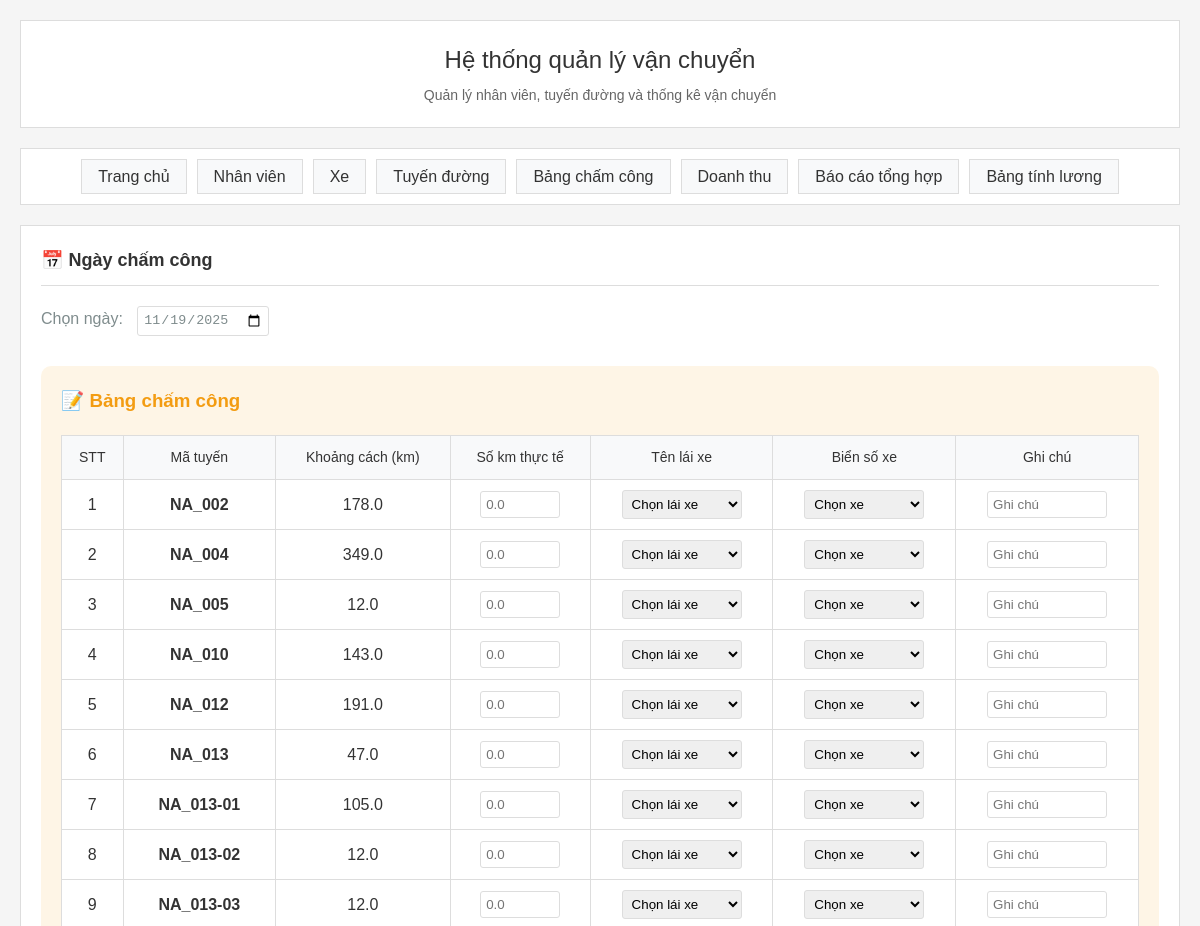
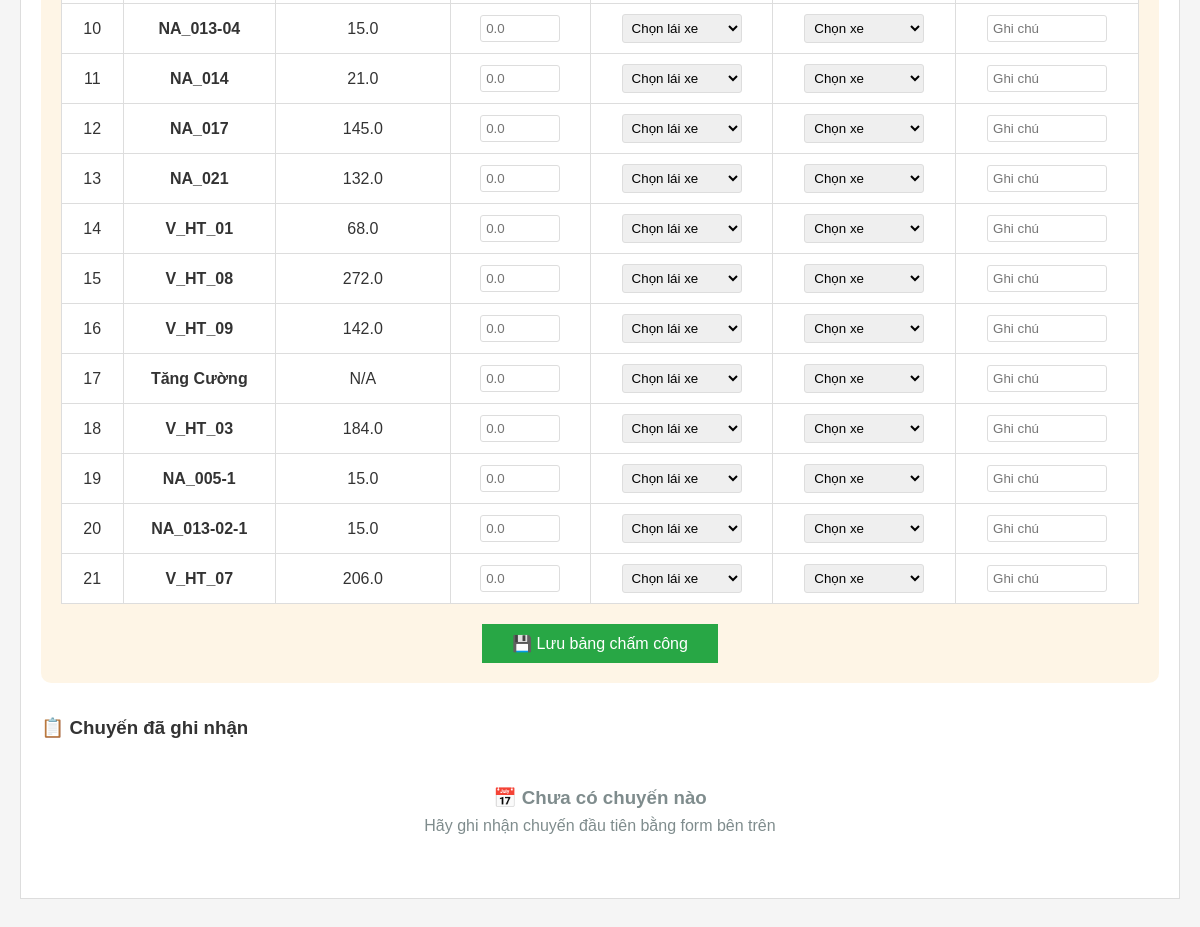
The app's page /daily with its own data (2 pictures, top to bottom).
### main.py (models this page shows)
class Route(Base):
    __tablename__ = "routes"
    id = Column(Integer, primary_key=True, index=True)
    route_code = Column(String, nullable=False)  # NA_002, NA_004, etc.
    route_name = Column(String, nullable=False)
    distance = Column(Float)  # KM/Chuyến
    unit_price = Column(Float)  # Đơn giá
    monthly_salary = Column(Float)  # Lương tuyến/tháng
    vehicle_id = Column(Integer, ForeignKey("vehicles.id"), nullable=True)
    is_active = Column(Integer, default=1)
    status = Column(Integer, default=1)  # 1: Active, 0: Inactive
    created_at = Column(DateTime, default=datetime.utcnow)
    vehicle = relationship("Vehicle", back_populates="routes")
    daily_routes = relationship("DailyRoute", back_populates="route")

### main.py (the view)
@app.get("/daily", response_class=HTMLResponse)
async def daily_page(request: Request, db: Session = Depends(get_db), selected_date: Optional[str] = None):
    routes = db.query(Route).filter(Route.is_active == 1, Route.status == 1).all()
    employees = db.query(Employee).filter(Employee.status == 1).all()
    vehicles = db.query(Vehicle).filter(Vehicle.status == 1).all()
    today = date.today()
    print(f"DEBUG: selected_date parameter = {selected_date}")
    if selected_date:
        try:
            filter_date = datetime.strptime(selected_date, "%Y-%m-%d").date()
            print(f"DEBUG: Parsed filter_date = {filter_date}")
        except ValueError:
            print(f"DEBUG: Invalid date format, using today")
            filter_date = today
    else:
        print(f"DEBUG: No selected_date, using today")
        filter_date = today
    daily_routes = db.query(DailyRoute).filter(DailyRoute.date == filter_date).order_by(DailyRoute.created_at.desc()).all()
    print(f"DEBUG: Routes count: {len(routes)}")
    print(f"DEBUG: Employees count: {len(employees)}")
    print(f"DEBUG: Vehicles count: {len(vehicles)}")
    print(f"DEBUG: Filter date: {filter_date}")
    print(f"DEBUG: Daily routes count: {len(daily_routes)}")
    if vehicles:
        for v in vehicles:
            print(f"DEBUG: Vehicle: {v.license_plate} (ID: {v.id}, Status: {v.status})")
    else:
        print("DEBUG: No vehicles found!")
        all_vehicles = db.query(Vehicle).all()
        print(f"DEBUG: Total vehicles in DB: {len(all_vehicles)}")
        for v in all_vehicles:
            print(f"DEBUG: All Vehicle: {v.license_plate} (ID: {v.id}, Status: {v.status})")
    return templates.TemplateResponse("daily.html", {
        "request": request,
        "routes": routes,
        "employees": employees,
        "vehicles": vehicles,
        "daily_routes": daily_routes,
        "today": today,
        "selected_date": filter_date.strftime('%Y-%m-%d'),
        "filter_date": filter_date
    })

### templates/daily.html (shortened to what this page needs)
{% extends "base.html" %}
{% block content %}
<h2>📅 Ngày chấm công</h2>
<div style="margin-bottom: 30px;">
    <label for="selected_date" style="color: #7f8c8d; margin-right: 10px;">Chọn ngày:</label>
    <input type="date" id="selected_date" name="selected_date" value="{{ selected_date or today.strftime('%Y-%m-%d') }}"
           style="padding: 5px; border: 1px solid #ddd; border-radius: 3px; color: #7f8c8d;"
           onchange="filterByDate()">
</div>
<div style="background: rgba(243, 156, 18, 0.1); padding: 20px; border-radius: 10px; margin-bottom: 30px;">
    <h3 style="color: #f39c12; margin-bottom: 15px;">📝 Bảng chấm công</h3>
    <form method="post" action="/daily/add" id="dailyForm">
        <table class="table" style="background: white; margin-bottom: 20px;">
            <thead>
                <tr>
                    <th>STT</th>
                    <th>Mã tuyến</th>
                    <th>Khoảng cách (km)</th>
                    <th>Số km thực tế</th>
                    <th>Tên lái xe</th>
                    <th>Biển số xe</th>
                    <th>Ghi chú</th>
                </tr>
            </thead>
            <tbody>
                {% for route in routes %}
                <tr>
                    <td>{{ loop.index }}</td>
                    <td><strong>{{ route.route_code }}</strong></td>
                    <td>{{ route.distance or 'N/A' }}</td>
                    <td>
                        <input type="number"
                               name="distance_km_{{ route.id }}"
                               step="0.1"
                               placeholder="0.0"
                               style="width: 80px; padding: 5px; border: 1px solid #ddd; border-radius: 3px;">
                    </td>
                    <td>
                        <select name="driver_name_{{ route.id }}" style="width: 120px; padding: 5px; border: 1px solid #ddd; border-radius: 3px;">
                            <option value="">Chọn lái xe</option>
                        </select>
                    </td>
                    <td>
                        <select name="license_plate_{{ route.id }}" style="width: 120px; padding: 5px; border: 1px solid #ddd; border-radius: 3px;">
                            <option value="">Chọn xe</option>
                        </select>
                    </td>
                    <td>
                        <input type="text"
                               name="notes_{{ route.id }}"
                               placeholder="Ghi chú"
                               style="width: 120px; padding: 5px; border: 1px solid #ddd; border-radius: 3px;">
                    </td>
                </tr>
                {% endfor %}
            </tbody>
        </table>
        <div style="text-align: center;">
            <button type="submit" class="btn btn-success" style="padding: 10px 30px; font-size: 16px;">
                💾 Lưu bảng chấm công
            </button>
        </div>
    </form>
</div>
<h3>📋 Chuyến đã ghi nhận</h3>
{% if daily_routes %}
<div style="background: rgba(39, 174, 96, 0.1); padding: 15px; border-radius: 10px; margin-bottom: 15px;">
    <p style="margin: 0; color: #27ae60; font-weight: bold;">
        ✅ Đã ghi nhận {{ daily_routes|length }} chuyến
    </p>
</div>
<table class="table">
    <thead>
        <tr>
            <th>STT</th>
            <th>Mã tuyến</th>
            <th>Ngày chạy</th>
            <th>Số km</th>
            <th>Lái xe</th>
            <th>Biển số xe</th>
            <th>Ghi chú</th>
            <th>Thao tác</th>
        </tr>
    </thead>
    <tbody>
        {% for daily_route in daily_routes %}
        <tr>
            <td>{{ loop.index }}</td>
            <td><strong>{{ daily_route.route.route_code }}</strong></td>
            <td>{{ daily_route.date.strftime('%d/%m/%Y') }}</td>
            <td>{{ daily_route.distance_km }} km</td>
            <td>{{ daily_route.driver_name }}</td>
            <td>{{ daily_route.license_plate }}</td>
            <td>{{ daily_route.notes or 'Không có' }}</td>
            <td>
                <button onclick="deleteRoute({{ daily_route.id }})" class="btn btn-sm btn-danger" style="padding: 3px 8px; font-size: 11px;">
                    Xóa
                </button>
            </td>
        </tr>
        {% endfor %}
    </tbody>
</table>
<div style="margin-top: 20px; padding: 20px; background: rgba(39, 174, 96, 0.1); border-radius: 10px; border-left: 4px solid #27ae60;">
    <h4 style="color: #27ae60; margin-bottom: 10px;">📊 Tổng kết:</h4>
    <div style="display: grid; grid-template-columns: repeat(auto-fit, minmax(200px, 1fr)); gap: 20px;">
        <div>
            <strong>Số chuyến:</strong> {{ daily_routes|length }}
        </div>
        <div>
            <strong>Tổng số km:</strong> {{ "{:,.1f}".format(daily_routes|sum(attribute='distance_km')) }} km
        </div>
        <div>
            <strong>Số lái xe:</strong> {{ daily_routes|map(attribute='driver_name')|unique|list|length }}
        </div>
    </div>
</div>
{% else %}
<div style="text-align: center; padding: 40px; color: #7f8c8d;">
    <h3>📅 Chưa có chuyến nào</h3>
    <p>Hãy ghi nhận chuyến đầu tiên bằng form bên trên</p>
</div>
{% endif %}
{% endblock %}

### static/style.css (style rules this page uses)
* { margin: 0; padding: 0; box-sizing: border-box; }
body { font-family: Arial, sans-serif; background-color: #f5f5f5; color: #333; line-height: 1.6; }
.content h2 { color: #333; margin-bottom: 20px; font-size: 18px; border-bottom: 1px solid #ddd; padding-bottom: 10px; }
.btn { background: #007bff; color: white; padding: 8px 16px; border: none; font-size: 14px; cursor: pointer; transition: background-color 0.2s; }
.btn-success { background: #28a745; }
.table { width: 100%; border-collapse: collapse; margin-top: 20px; background: white; border: 1px solid #ddd; }
.table th, .table td { padding: 10px; text-align: center; border-bottom: 1px solid #ddd; border-right: 1px solid #ddd; }
.table th { background: #f8f9fa; color: #333; font-weight: normal; font-size: 14px; text-align: center; }
table th, table td { text-align: center; }
thead th, th { text-align: center !important; }

### records on screen
Route: route_code "NA_002", distance "178.0"
Route: route_code "NA_004", distance "349.0"
Route: route_code "NA_005", distance "12.0"
Route: route_code "NA_010", distance "143.0"
Route: route_code "NA_012", distance "191.0"
Route: route_code "NA_013", distance "47.0"
Route: route_code "NA_013-01", distance "105.0"
Route: route_code "NA_013-02", distance "12.0"
Route: route_code "NA_013-03", distance "12.0"
Route: route_code "NA_013-04", distance "15.0"
Route: route_code "NA_014", distance "21.0"
Route: route_code "NA_017", distance "145.0"
Route: route_code "NA_021", distance "132.0"
Route: route_code "V_HT_01", distance "68.0"
Route: route_code "V_HT_08", distance "272.0"
Route: route_code "V_HT_09", distance "142.0"
Route: route_code "Tăng Cường", distance "N/A"
Route: route_code "V_HT_03", distance "184.0"
Route: route_code "NA_005-1", distance "15.0"
Route: route_code "NA_013-02-1", distance "15.0"
Route: route_code "V_HT_07", distance "206.0"
